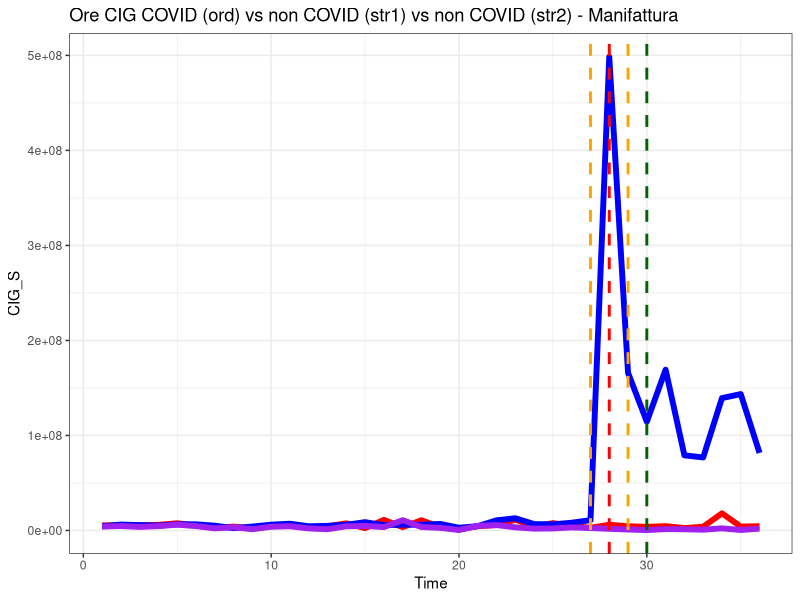
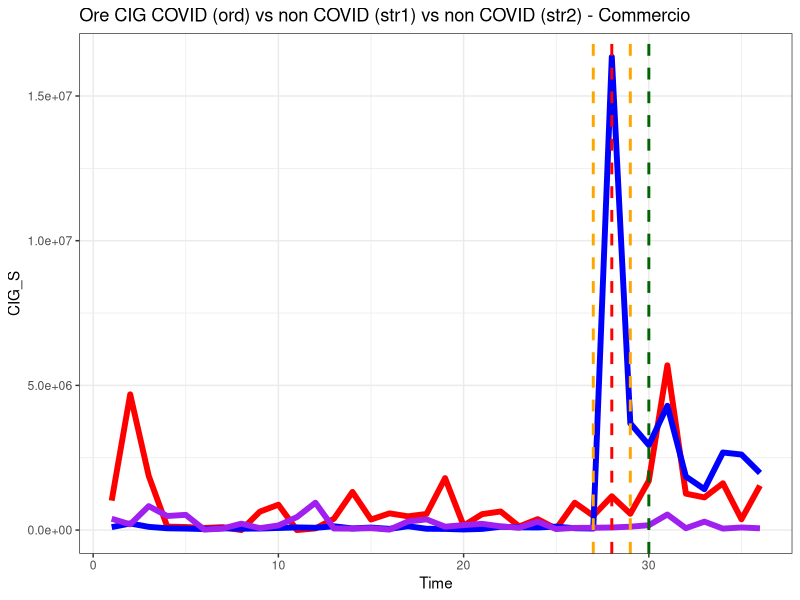
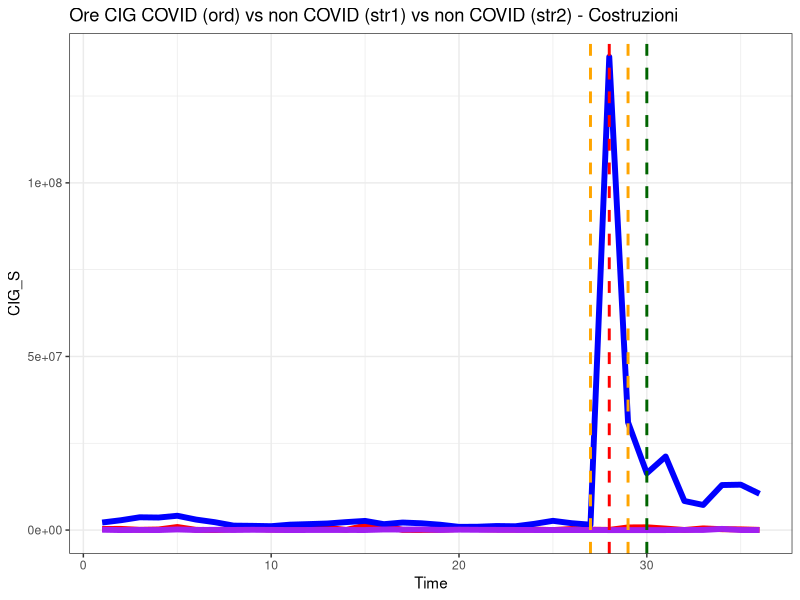
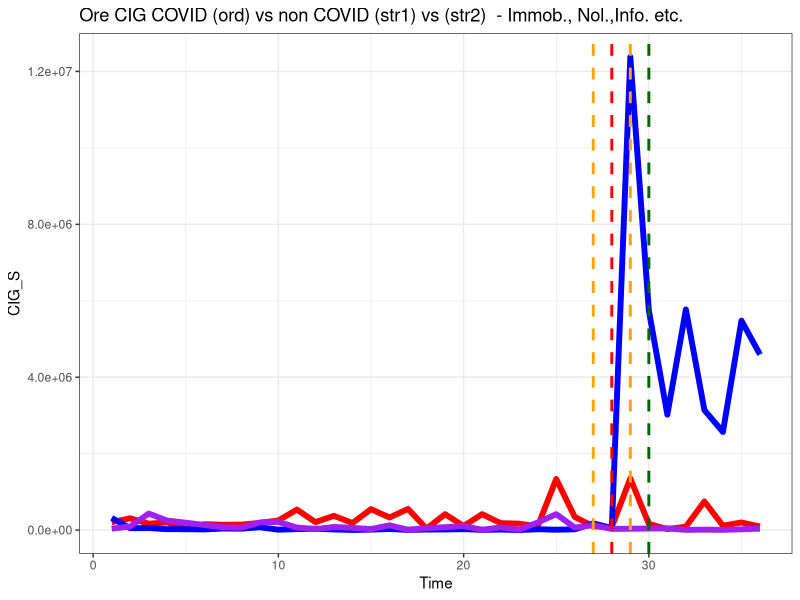
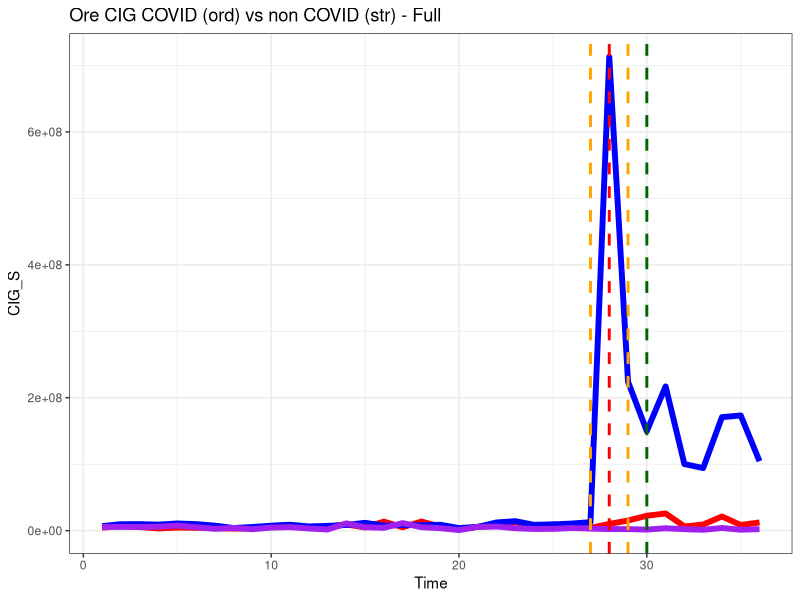
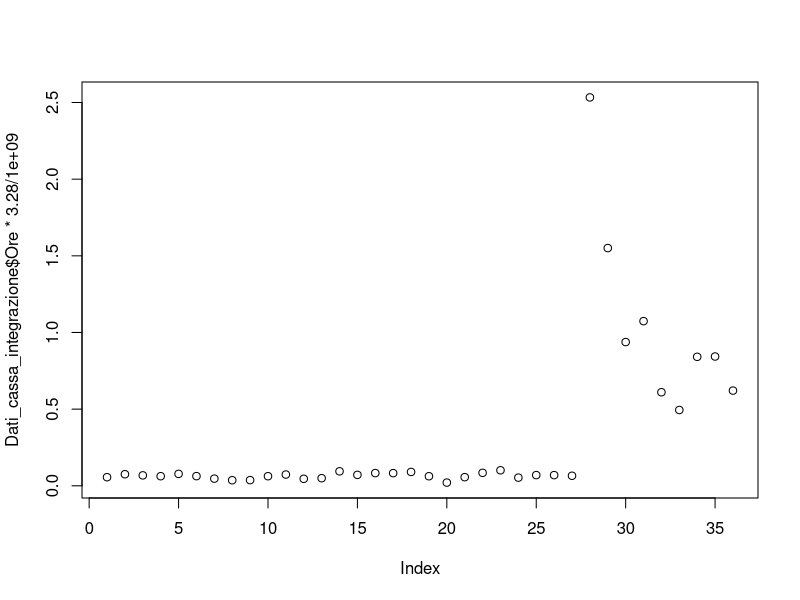

The R script that drew these images, in order:
library(readxl)
library(ggplot2)

Dati_cassa_integrazione <- read_excel("Dati_cassa_integrazione.xlsx")
Dati_cassa_integrazione_Manifattura <- read_excel("Cassa_integrazione_Ordered.xlsx",sheet = "Manifattura")
Dati_cassa_integrazione_Manifattura <- read_excel("Cassa_integrazione_Ordered.xlsx",sheet = "Manifattura")

ggplot(data=Dati_cassa_integrazione_Manifattura ,aes(x=Time,y=CIG_S))+geom_line(size=2,color = "red")+
geom_line(size=2,color = "blue",aes(x=Time,y=CIG_O))+
  geom_line(size=2,color = "purple",aes(x=Time,y=CIG_SL))+
geom_vline(xintercept = 27, linetype="dashed", color = "orange", size=1)+ 
geom_vline(xintercept = 28, linetype="dashed", color = "red", size=1)+
geom_vline(xintercept = 29, linetype="dashed", color = "orange", size=1)+ 
geom_vline(xintercept = 30, linetype="dashed", color = "darkgreen", size=1)+
ggtitle("Ore CIG COVID (ord) vs non COVID (str1) vs non COVID (str2) - Manifattura")+
theme_bw() 



Dati_cassa_integrazione_Commercio <- read_excel("Cassa_integrazione_Ordered.xlsx",sheet = "Commercio")


ggplot(data=Dati_cassa_integrazione_Commercio  ,aes(x=Time,y=CIG_S))+geom_line(size=2,color = "red")+
  geom_line(size=2,color = "blue",aes(x=Time,y=CIG_O))+
  geom_line(size=2,color = "purple",aes(x=Time,y=CIG_SL))+
  geom_vline(xintercept = 27, linetype="dashed", color = "orange", size=1)+ 
  geom_vline(xintercept = 28, linetype="dashed", color = "red", size=1)+
  geom_vline(xintercept = 29, linetype="dashed", color = "orange", size=1)+ 
  geom_vline(xintercept = 30, linetype="dashed", color = "darkgreen", size=1)+
  ggtitle("Ore CIG COVID (ord) vs non COVID (str1) vs non COVID (str2) - Commercio")+
  theme_bw() 


Dati_cassa_integrazione_Costruzioni<- read_excel("Cassa_integrazione_Ordered.xlsx", sheet = "Costruzioni")


ggplot(data=Dati_cassa_integrazione_Costruzioni   ,aes(x=Time,y=CIG_S))+geom_line(size=2,color = "red")+
  geom_line(size=2,color = "blue",aes(x=Time,y=CIG_O))+
  geom_line(size=2,color = "purple",aes(x=Time,y=CIG_SL))+
  geom_vline(xintercept = 27, linetype="dashed", color = "orange", size=1)+ 
  geom_vline(xintercept = 28, linetype="dashed", color = "red", size=1)+
  geom_vline(xintercept = 29, linetype="dashed", color = "orange", size=1)+ 
  geom_vline(xintercept = 30, linetype="dashed", color = "darkgreen", size=1)+
  ggtitle("Ore CIG COVID (ord) vs non COVID (str1) vs non COVID (str2) - Costruzioni ")+
  theme_bw() 


Dati_cassa_integrazione_Immobiliare<- read_excel("Cassa_integrazione_Ordered.xlsx", sheet = "Immobiliare")

ggplot(data=Dati_cassa_integrazione_Immobiliare   ,aes(x=Time,y=CIG_S))+geom_line(size=2,color = "red")+
  geom_line(size=2,color = "blue",aes(x=Time,y=CIG_O))+
  geom_line(size=2,color = "purple",aes(x=Time,y=CIG_SL))+
  geom_vline(xintercept = 27, linetype="dashed", color = "orange", size=1)+ 
  geom_vline(xintercept = 28, linetype="dashed", color = "red", size=1)+
  geom_vline(xintercept = 29, linetype="dashed", color = "orange", size=1)+ 
  geom_vline(xintercept = 30, linetype="dashed", color = "darkgreen", size=1)+
  ggtitle("Ore CIG COVID (ord) vs non COVID (str1) vs (str2)  - Immob., Nol.,Info. etc. ")+
  theme_bw() 


Dati_cassa_integrazione_Full<- read_excel("Cassa_integrazione_Ordered.xlsx", sheet = "Full")

ggplot(data=Dati_cassa_integrazione_Full  ,aes(x=Time,y=CIG_S))+geom_line(size=2,color = "red")+
  geom_line(size=2,color = "blue",aes(x=Time,y=CIG_O))+
  geom_line(size=2,color = "purple",aes(x=Time,y=CIG_SL))+
  geom_vline(xintercept = 27, linetype="dashed", color = "orange", size=1)+ 
  geom_vline(xintercept = 28, linetype="dashed", color = "red", size=1)+
  geom_vline(xintercept = 29, linetype="dashed", color = "orange", size=1)+ 
  geom_vline(xintercept = 30, linetype="dashed", color = "darkgreen", size=1)+
  ggtitle("Ore CIG COVID (ord) vs non COVID (str) - Full ")+
  theme_bw() 


reg<-lm(Ore *3.28 /1000000000 ~ Time+ T1+T2+T3,data=Dati_cassa_integrazione)
summary(reg)

plot(Dati_cassa_integrazione$Ore*3.28 /1000000000 )